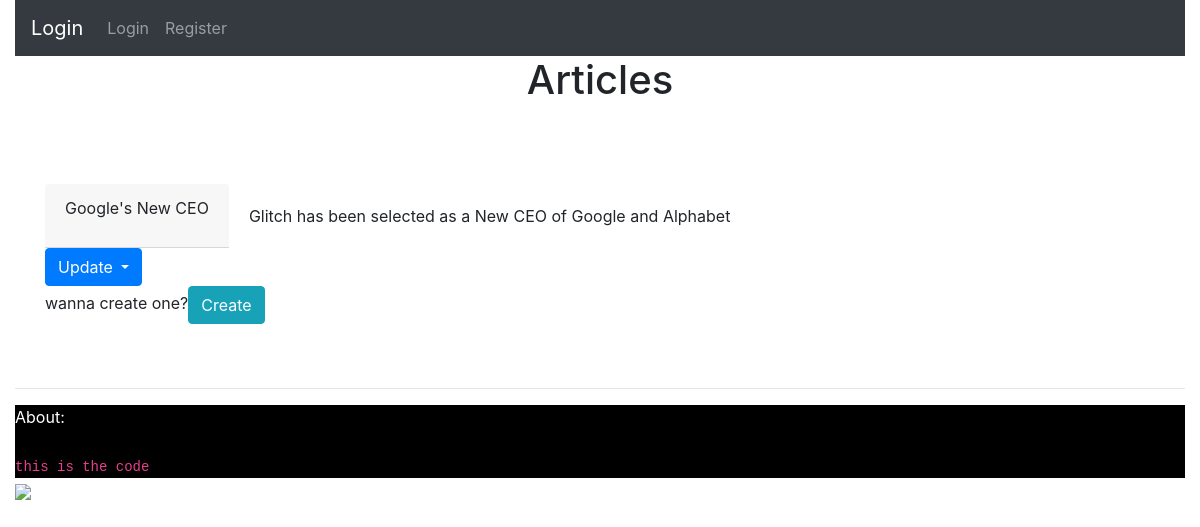
Page /blog/ on the earlier database version.
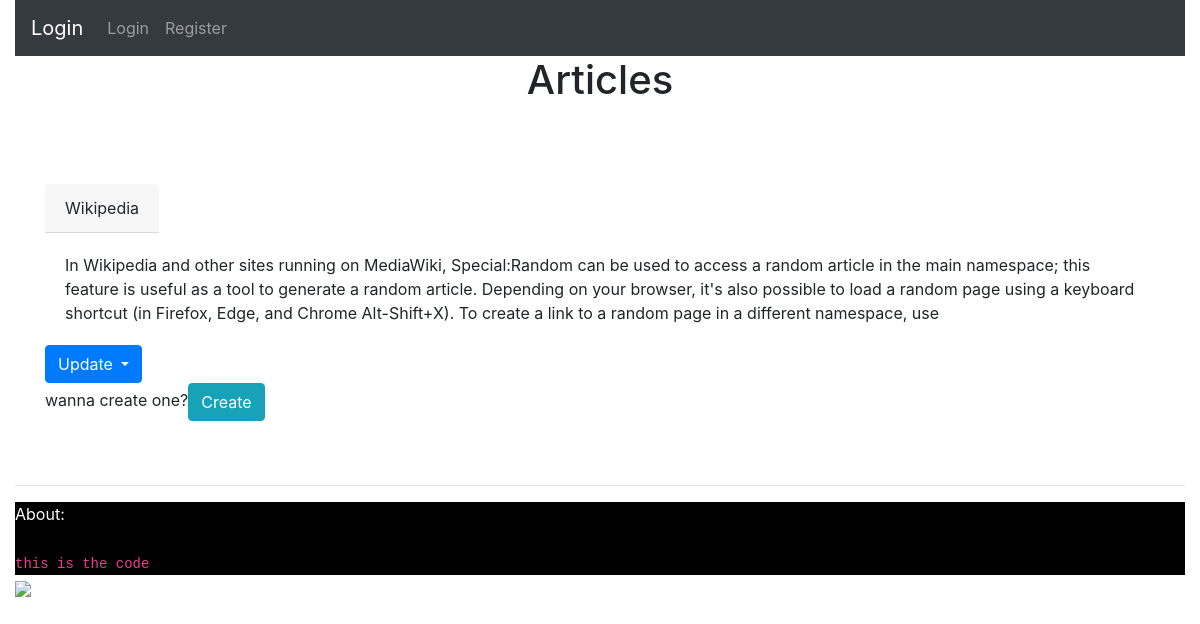
Same page on the later database version.
### Blog/models.py (models this page shows, shortened)
class Article(models.Model):
    title   = models.CharField(max_length=100)
    content = models.TextField()
    photo = models.ImageField(upload_to="media",null=True)
    class Meta:
      db_table = "gallery"

### Blog/views.py (the view)
# urls.py: path('', ArticleListView.as_view(), name = "article-list"),
class ArticleListView(View):
    def get(self, request, *args, **kwargs):
        template_name = 'Blog/article_list.html'
        queryset = Article.objects.all()
        context = {
        'object_list' : queryset,
        'images' : images
    }
        return render(request, template_name, context)

### Templates/Blog/article_list.html (shortened to what this page needs)
{% extends 'base.html' %}
{% block contents %}
<div class= "container">
<center><h1>Articles</h1></center>
{% for item in object_list %}
{% if object_list %}
<br><br>
<div class="card-group">
  <div class="card-header">
      {{item.title}}
  </div>
  <div class="card-body">
      {{item.content}}
  </div>
</div>
  <button class="btn btn-primary dropdown-toggle" type="button" data-toggle="dropdown">Update
  </button>
<br>
{% else %}
<h1>No Blogs are there</h1>
{% endif %}
{% endfor %}
<div >
wanna create one?<a class= "btn btn-info" href = '/blog/create'>Create</a></div><br><br>
</div>
{% endblock %}

### Templates/base.html (shortened to what this page needs)
<!doctype html>
<html lang="en">
  <head>
    <link rel="stylesheet" href="https://stackpath.bootstrapcdn.com/bootstrap/4.1.3/css/bootstrap.min.css">
    <link rel="stylesheet" href="https://replit.com/@Glitchdev1/Test#Templates/main.css">
  </head>
  <body>
     <div class= "container-fluid">
      <nav class="navbar navbar-expand-md navbar-dark bg-dark">
{% if user.is_authenticated %}
  <a class="navbar-brand" href="#">{{ user.username }}</a>
{% else %}
  <a class="navbar-brand" href="/login/">Login</a>
{% endif %}
  <div class="collapse navbar-collapse" id="navbarText">
    <ul class="navbar-nav mr-auto">
      {% if user.is_authenticated %}
      <li class="nav-item">
        <a class="nav-link" href="/blog/">Blog</a>
      </li>
      <li class= "nav-item">
        <a class= "nav-link" href= "/product/">Products</a>
      </li>
      <li class="nav-item">
        <a class="nav-link" href="/logout">Logout</a>
      </li>
      <li class="nav-item">
        <a class="nav-link" href="#">Welcome, {{user.username}}</a>
      </li>
      {% if request.user.is_staff %}
      <li class="nav-item">
        <a class="nav-link" href="/send/">Send Mail</a>
      </li>
      {% else %}
      {% endif %}
      {% else %}
      <li class="nav-item">
        <a class="nav-link" href="/login">Login</a>
      </li>
      <li class="nav-item">
        <a class="nav-link" href= "/register/">Register</a>
      </li>
      {% endif %}
    </ul>
  </div>
</nav>
    {% block contents %}{% endblock %}
 {% block footer %}
 {% include 'footer.html' %}
<div id= "footertext">
<img src= "database/images/Glitchgif.jpeg}">
  {% endblock %}
</div>
  </body>
</html>

### Templates/footer.html (shortened to what this page needs)
<hr>
<div id= "footer" class= "container-fluild">
  <header>About:</header><br>
  <code>this is the code</code>
</div>

### Templates/footer.html (style rules this page uses)
#footer { background: black; color: white; }

Differences in the rows shown:
removed Article: title "Google's New CEO", content "Glitch has been selected as a New CEO of Google and Alphabet"
added Article: title "Wikipedia", content "In Wikipedia and other sites running on MediaWiki, Special:Random can be used to access a random article in the main namespace; this feature is useful as a tool to generate a random article. Depending on your browser, it's also possible to load a random page using a keyboard shortcut (in Firefox, Edge, and Chrome Alt-Shift+X). To create a link to a random page in a different namespace, use"
